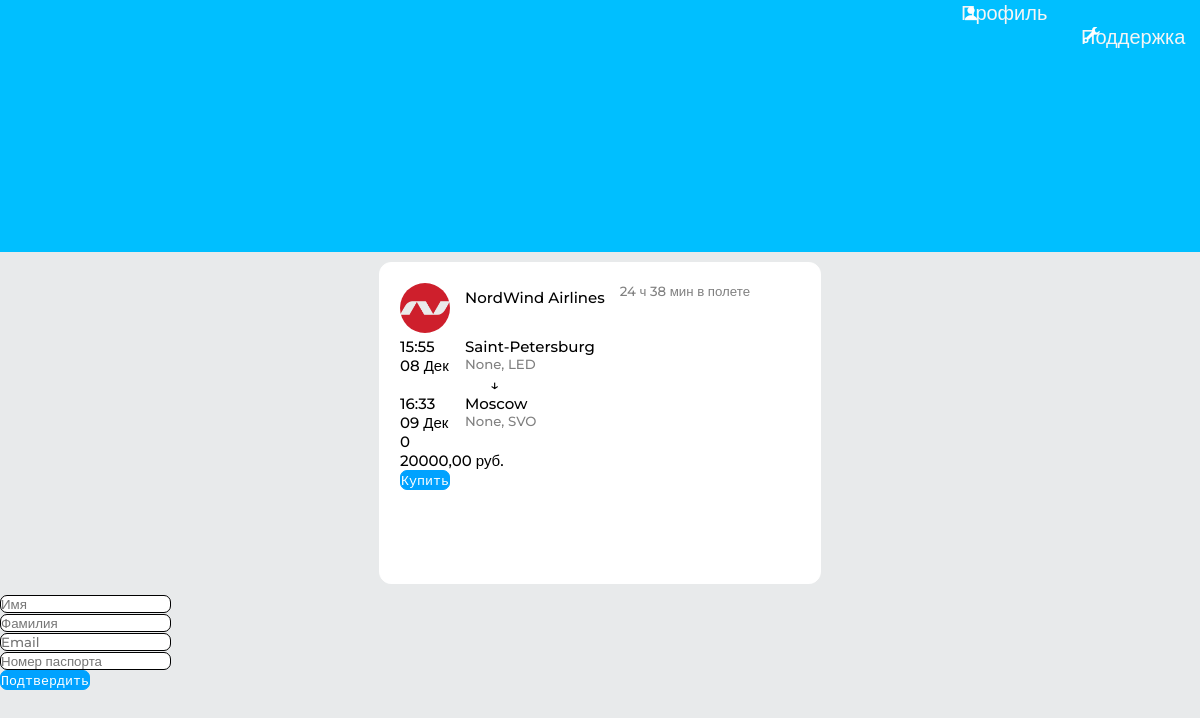
The page /flight/2 on the database as committed earlier.
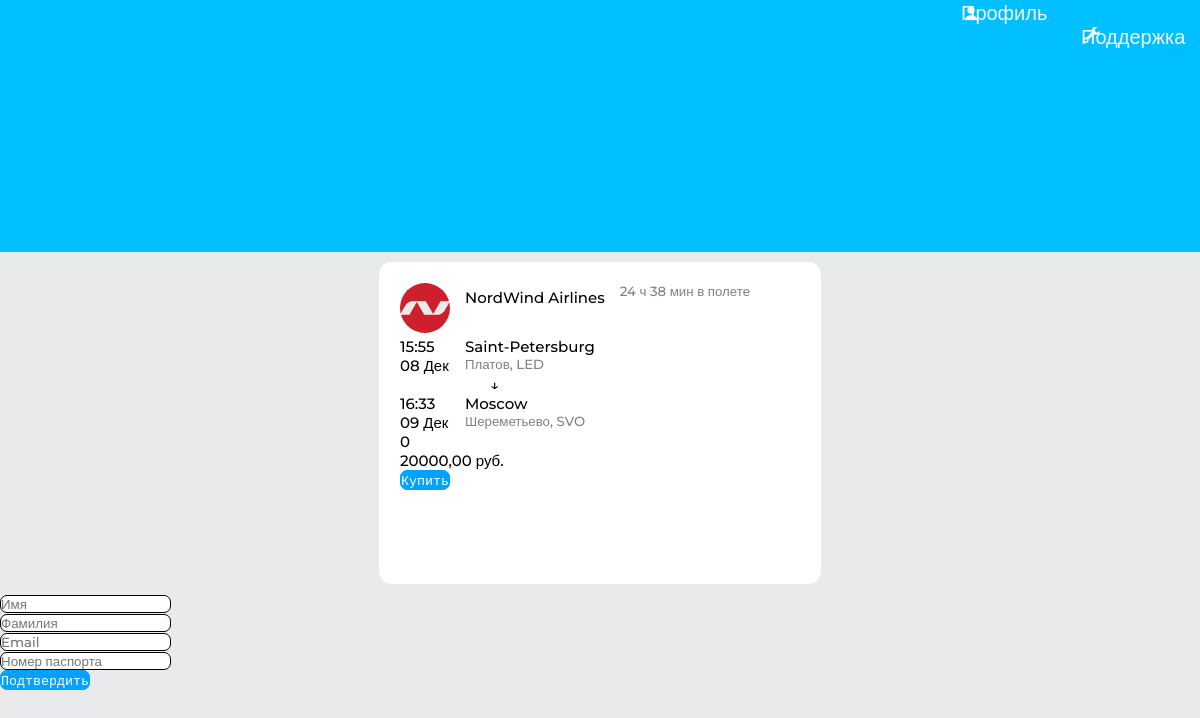
The same page on the database as committed later.
### flights/models.py (models this page shows, shortened)
class Flight(models.Model):
    airline = models.ForeignKey(Airline, on_delete= models.CASCADE ,blank=True, null=True)
    origin = models.ForeignKey(City, on_delete= models.CASCADE, related_name="start_city")
    destination = models.ForeignKey(City, on_delete= models.CASCADE, related_name="end_city")
    departure_time = models.DateTimeField()
    arrival_time = models.DateTimeField()
    price = models.DecimalField(max_digits=10, decimal_places=2, default=0)
    transfers = models.IntegerField(default=0)
    @property
    def flight_time(self):
        result = self.arrival_time - self.departure_time
        if result.total_seconds() < 0:
            result += timedelta(days=1)
        total_minutes = result.total_seconds() // 60
        hours = int(total_minutes // 60)
        minutes = int(total_minutes % 60)
        return f"{hours} ч {minutes} мин"

class City(models.Model):
    name = models.CharField(max_length=100)
    code = models.CharField(max_length=10)
    airport = models.CharField(max_length=100, blank=True, null=True)

class Airline(models.Model):
    name = models.CharField(max_length=100)
    logo = models.ImageField(upload_to='airline_logos/', blank=True, null=True)
    def __str__(self):
        return self.name

### core/views.py (the view)
# urls.py: path("flight/<int:flight_id>", views.flight, name="flight"),
def flight(request, flight_id):
    flight = get_object_or_404(Flight, id=flight_id)
    if request.method == "POST":
        form = BuyFlightForm(request.POST)
        if form.is_valid():
            order = form.save()
            order.flight = flight
            order.save()
            redirect("flight_view")
    else:
        form = BuyFlightForm()
    return render(request, "flight_card.html", {"form":form, "flight":flight})

### core/forms.py
class BuyFlightForm(forms.ModelForm):
    class Meta:
        model = Buyflight
        fields = ("first_name", "last_name", "email", "passport")
        widgets = {
            "first_name":forms.TextInput(attrs={"placeholder":"Имя"}),
            "last_name":forms.TextInput(attrs={"placeholder":"Фамилия"}),
            "email":forms.EmailInput(attrs={"placeholder":"Email"}),
            "passport":forms.TextInput(attrs={"placeholder":"Номер паспорта"}),
        }

### core/templates/flight_card.html (shortened to what this page needs)
{% load static %}
<!DOCTYPE html>
<html lang="en">
<head>
    <link rel="stylesheet" href="{% static "css/header_style.css" %}">
    <link rel="stylesheet" href="{% static "css/flight_card_style.css" %}">
    <link rel="stylesheet" href="favicon.ico">
</head>
<body>
    <div class="header_container">
        <div class="personal-account-link-container">
            <div class="link_container">
                <div class="account-link-container">
                    <img src="{% static "images/icons8-человек-64.png" %}" class="personal-account-img">
                    <a href="{% url "profile_view" %}" class="personal-account-link">Профиль</a>
                </div>
                <div class="support-link-container">
                    <img src="{% static "images/icons8-поддержка-64.png" %}" class="support-img">
                    <a href="#" class="support-link">Поддержка</a>
                </div>
            </div>
        </div>
    </div>
    <div class="card_container">
        <div class="airline-name-container">
            <img src="{{flight.airline.logo.url}}" width="50px" height="50px" class="airline-logo">
            <h2 class="airline_name">{{flight.airline}}</h2>
            <h5 class="flight_time">{{flight.flight_time}} в полете</h5>
        </div>
        <div class="main_card_container">
            <div class="airport_origin_info">
                <h2 class="origin_text">{{flight.origin.name}}</h2>
                <h5 class="origin_city_code city_code">{{flight.origin.airport}}, {{flight.origin.code}}</h5>
            </div>
            <div class="origin_time_info">
                <h2>{{flight.departure_time|time:"H:i"}}</h2>
                <h2>{{flight.departure_time|date:"d M"}}</h2>
            </div>
            <h2 class="origin_to_destination_text">&darr;</h2>
            <div class="airport_destination_info">
                <h2 class="destination_text">{{flight.destination.name}}</h2>
                <h5 class="destination_city_code city_code">{{flight.destination.airport}}, {{flight.destination.code}}</h5>
            </div>
            <div class="destination_time_info">
                <h2>{{flight.arrival_time|time:"H:i"}}</h2>
                <h2>{{flight.arrival_time|date:"d M"}}</h2>
            </div>
            <h2>{{flight.transfers}}</h2>
            <h2>{{flight.price}} руб.</h2>
            <button class="roboto-mono btn">Купить</button>
        </div>
    </div>
    <div class="buy_flight_form_container">
            <form method="post">
            {% for field in form %}
            <div class="mb-4">
                {{ field }}
            </div>
            {% endfor %}
            <button type="submit" class="roboto-mono btn" id="btn-send" onclick="alert("Форма отправлена")">Подтвердить</button>
        </form>
    </div>
</body>
</html>

Rows that differ between the two databases and show on the page:
changed through a linked row, Flight "08 Дек": origin.airport "None" → "Платов"; destination.airport "None" → "Шереметьево"
